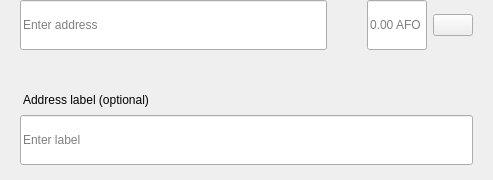
<?xml version="1.0" encoding="UTF-8"?>
<ui version="4.0">
 <class>SendMultiRow</class>
 <widget class="QWidget" name="SendMultiRow">
  <property name="geometry">
   <rect>
    <x>0</x>
    <y>0</y>
    <width>493</width>
    <height>180</height>
   </rect>
  </property>
  <property name="minimumSize">
   <size>
    <width>0</width>
    <height>0</height>
   </size>
  </property>
  <property name="maximumSize">
   <size>
    <width>16777215</width>
    <height>16777215</height>
   </size>
  </property>
  <property name="windowTitle">
   <string>Form</string>
  </property>
  <layout class="QVBoxLayout" name="verticalLayout_3">
   <property name="spacing">
    <number>0</number>
   </property>
   <property name="leftMargin">
    <number>0</number>
   </property>
   <property name="topMargin">
    <number>0</number>
   </property>
   <property name="rightMargin">
    <number>20</number>
   </property>
   <property name="bottomMargin">
    <number>5</number>
   </property>
   <item alignment="Qt::AlignTop">
    <widget class="QWidget" name="widget" native="true">
     <property name="sizePolicy">
      <sizepolicy hsizetype="Expanding" vsizetype="Maximum">
       <horstretch>0</horstretch>
       <verstretch>0</verstretch>
      </sizepolicy>
     </property>
     <property name="minimumSize">
      <size>
       <width>0</width>
       <height>60</height>
      </size>
     </property>
     <property name="maximumSize">
      <size>
       <width>16777215</width>
       <height>85</height>
      </size>
     </property>
     <layout class="QHBoxLayout" name="horizontalLayout" stretch="6,0,2">
      <property name="spacing">
       <number>0</number>
      </property>
      <property name="leftMargin">
       <number>8</number>
      </property>
      <property name="topMargin">
       <number>0</number>
      </property>
      <property name="rightMargin">
       <number>0</number>
      </property>
      <property name="bottomMargin">
       <number>0</number>
      </property>
      <item alignment="Qt::AlignTop">
       <widget class="QStackedWidget" name="stackedAddress">
        <property name="minimumSize">
         <size>
          <width>0</width>
          <height>50</height>
         </size>
        </property>
        <property name="maximumSize">
         <size>
          <width>16777215</width>
          <height>50</height>
         </size>
        </property>
        <widget class="QWidget" name="page_4">
         <property name="sizePolicy">
          <sizepolicy hsizetype="Expanding" vsizetype="Preferred">
           <horstretch>0</horstretch>
           <verstretch>0</verstretch>
          </sizepolicy>
         </property>
         <property name="minimumSize">
          <size>
           <width>0</width>
           <height>50</height>
          </size>
         </property>
         <property name="maximumSize">
          <size>
           <width>16777215</width>
           <height>55</height>
          </size>
         </property>
         <layout class="QVBoxLayout" name="verticalLayout_7">
          <property name="spacing">
           <number>0</number>
          </property>
          <property name="leftMargin">
           <number>12</number>
          </property>
          <property name="topMargin">
           <number>0</number>
          </property>
          <property name="rightMargin">
           <number>0</number>
          </property>
          <property name="bottomMargin">
           <number>0</number>
          </property>
          <item>
           <widget class="QLineEdit" name="lineEditAddress">
            <property name="minimumSize">
             <size>
              <width>0</width>
              <height>50</height>
             </size>
            </property>
            <property name="maximumSize">
             <size>
              <width>16777215</width>
              <height>50</height>
             </size>
            </property>
            <property name="placeholderText">
             <string>Enter address</string>
            </property>
           </widget>
          </item>
         </layout>
        </widget>
        <widget class="QWidget" name="page_3"/>
       </widget>
      </item>
      <item>
       <spacer name="horizontalSpacer_3">
        <property name="orientation">
         <enum>Qt::Horizontal</enum>
        </property>
        <property name="sizeType">
         <enum>QSizePolicy::Fixed</enum>
        </property>
        <property name="sizeHint" stdset="0">
         <size>
          <width>40</width>
          <height>20</height>
         </size>
        </property>
       </spacer>
      </item>
      <item>
       <layout class="QHBoxLayout" name="horizontalLayout_2">
        <property name="spacing">
         <number>6</number>
        </property>
        <item alignment="Qt::AlignTop">
         <widget class="QLineEdit" name="lineEditAmount">
          <property name="sizePolicy">
           <sizepolicy hsizetype="Expanding" vsizetype="Preferred">
            <horstretch>0</horstretch>
            <verstretch>0</verstretch>
           </sizepolicy>
          </property>
          <property name="minimumSize">
           <size>
            <width>0</width>
            <height>50</height>
           </size>
          </property>
          <property name="maximumSize">
           <size>
            <width>16777215</width>
            <height>50</height>
           </size>
          </property>
          <property name="maxLength">
           <number>17</number>
          </property>
          <property name="alignment">
           <set>Qt::AlignLeading|Qt::AlignLeft|Qt::AlignVCenter</set>
          </property>
          <property name="placeholderText">
           <string notr="true">0.00 AFO</string>
          </property>
         </widget>
        </item>
        <item>
         <layout class="QVBoxLayout" name="verticalLayout">
          <property name="topMargin">
           <number>14</number>
          </property>
          <property name="bottomMargin">
           <number>0</number>
          </property>
          <item alignment="Qt::AlignTop">
           <widget class="QPushButton" name="btnMenu">
            <property name="minimumSize">
             <size>
              <width>0</width>
              <height>0</height>
             </size>
            </property>
            <property name="maximumSize">
             <size>
              <width>16777215</width>
              <height>16777215</height>
             </size>
            </property>
            <property name="focusPolicy">
             <enum>Qt::NoFocus</enum>
            </property>
            <property name="text">
             <string/>
            </property>
           </widget>
          </item>
         </layout>
        </item>
       </layout>
      </item>
     </layout>
    </widget>
   </item>
   <item>
    <widget class="QWidget" name="layoutLabel" native="true">
     <property name="minimumSize">
      <size>
       <width>0</width>
       <height>0</height>
      </size>
     </property>
     <property name="maximumSize">
      <size>
       <width>16777215</width>
       <height>16777215</height>
      </size>
     </property>
     <layout class="QVBoxLayout" name="verticalLayout_9">
      <property name="spacing">
       <number>6</number>
      </property>
      <property name="leftMargin">
       <number>20</number>
      </property>
      <property name="topMargin">
       <number>0</number>
      </property>
      <property name="rightMargin">
       <number>0</number>
      </property>
      <property name="bottomMargin">
       <number>10</number>
      </property>
      <item>
       <spacer name="verticalSpacer">
        <property name="orientation">
         <enum>Qt::Vertical</enum>
        </property>
        <property name="sizeType">
         <enum>QSizePolicy::Fixed</enum>
        </property>
        <property name="sizeHint" stdset="0">
         <size>
          <width>20</width>
          <height>20</height>
         </size>
        </property>
       </spacer>
      </item>
      <item>
       <widget class="QLabel" name="labelSubtitleDescription">
        <property name="styleSheet">
         <string notr="true">margin-bottom:2px;
margin-left:0.05px;
padding:0px;</string>
        </property>
        <property name="text">
         <string>Address label (optional)</string>
        </property>
       </widget>
      </item>
      <item>
       <widget class="QLineEdit" name="lineEditDescription">
        <property name="minimumSize">
         <size>
          <width>0</width>
          <height>50</height>
         </size>
        </property>
        <property name="maximumSize">
         <size>
          <width>16777215</width>
          <height>50</height>
         </size>
        </property>
        <property name="placeholderText">
         <string>Enter label</string>
        </property>
       </widget>
      </item>
     </layout>
    </widget>
   </item>
  </layout>
 </widget>
 <resources/>
 <connections/>
</ui>
